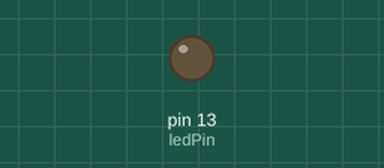
This sketch was run on a simulated Arduino Uno, built with avr-gcc and run on an emulated ATmega328P. Shown: output pins drawn as LEDs (lit = HIGH).

Above: at 3.0 s.
At 49.9 s:
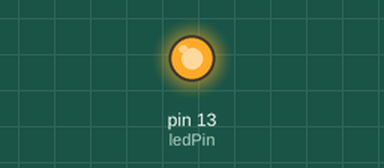
Timing chart, 0 to 52.1 s (numbered marks = the images above):
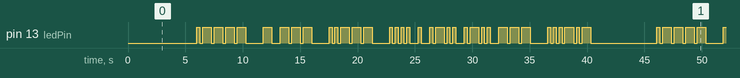

The sketch:

Task1.ino
```cpp
//////////////////////////////////////////////////////////////////////////////////////
///////////////////////////// 	Wiring   ///////////////////////////////////////////
//////////////////////////////////////////////////////////////////////////////////////
/* ARDUINO UNO
 *
 ** pin13 --------------- R=220Ohms  --- Led+
 ** Gnd   --------------- Led-
 *
 */

//////////////////////////////////////////////////////////////////////////////////////
/////////////////////////////  Code  /////////////////////////////////////////////////
//////////////////////////////////////////////////////////////////////////////////////

////////////// Constants ///////////////////////////////////////////////////////////
const int ledPin = 13; // LED pin
const unsigned long dotDuration = 250; // Point duration in milliseconds

///////////// emission variables ////////////////////////////////////////////////////
unsigned long lastTime_Led = 0; //date on which led was switched on or off
unsigned long duration_Led = 0; // Length of time LED must remain on or off
String MessageToSend = ""; // plain text message to send
String MessageToSendMorse = ""; // morse code message to be sent with ";" morse code character separator and "/" letter separator
char MorseCharacterToSend = ' '; // morse code to be sent
int index_MorseCharacterToSend = -1; // morse code index to send

/////////////  Process Variables ////////////////////////////////////////////////////
unsigned long lastTime_Process = 0; // date when we last processed our data
const unsigned long Periode_Process = 1000; // Time in milliseconds between two processes

void setup()
{
	// put your setup code here, to run once:
	Serial.begin(9600);
	pinMode(ledPin, OUTPUT);
}

void loop()
{
	// put your main code here, to run repeatedly
	unsigned long currentTime = millis();

	// The LED flashes at the appropriate moment
	if (currentTime - lastTime_Led > duration_Led) {
    	MorseCharacterToSend = Next_MorseCharacterToSend();
    	switch_Led_State(ledPin, MorseCharacterToSend);
    	duration_Led = Next_duration_Led(MorseCharacterToSend);
    	lastTime_Led = currentTime;
	}

	// See if you have a message to send
	if (currentTime - lastTime_Process > Periode_Process) {
    	// see if you've finished transmitting the previous message
    	if (MessageToSendMorse == "") {
        	delay(5000);
        	MessageToSend = "1 to 2 Hello";
        	MessageToSendMorse = PlainToMorse(MessageToSend);
        	MessageToSend = "";
    	}
	}

} // end Loop

///////////////////////////////////////////////////////////////////////////////////////////////////////////////////
//////////////////////////////////// Usefull Functions  /////////////////////////////////////////////////////////////
///////////////////////////////////////////////////////////////////////////////////////////////////////////////////


// Function that changes the status LED according to the Morse code to be sent
void switch_Led_State(int ledPin, char c)
{
	if (c == '.') {
    	digitalWrite(ledPin, HIGH);
	}
	if (c == '-') {
    	digitalWrite(ledPin, HIGH);
	}
	if (c == ';') {
    	digitalWrite(ledPin, LOW);
	}
	if (c == '/') {
    	digitalWrite(ledPin, LOW);
	}
	if (c == ' ') {
    	digitalWrite(ledPin, LOW);
	}
}

// Function that returns the next Morse code to be sent or an empty code if all codes have been sent.
char Next_MorseCharacterToSend()
{
	index_MorseCharacterToSend += 1;
	//check whether you've reached the end of the morse characters or not
	if (index_MorseCharacterToSend >= MessageToSendMorse.length()) {
    	MessageToSendMorse = ""; // we've sent the whole message so we can reset it
    	index_MorseCharacterToSend = -1;
    	return (' ');
	}
	return (MessageToSendMorse.charAt(index_MorseCharacterToSend));
}

// Function which returns the time in milliseconds during which the LED must remain off or on according to the Morse code given as an argument.
unsigned long Next_duration_Led(char c)
{
	if (c == '.') {
    	return (dotDuration);
	}
	if (c == '-') {
    	return (dotDuration * 3);
	}
	if (c == ';') {
    	return (dotDuration);
	} // the LED is switched off for 1 beat between each Morse code character
	if (c == '/') {
    	return (dotDuration * 3);
	} // the LED is switched off for 3 beats when the word is changed
	if (c == ' ') {
    	return (dotDuration);
	} // If there are no more characters to transmit, we wait 1 time before checking if there are any new characters.
}

String PlainToMorse(String plainText)
{
	String morseCode = "";

	for (int i = 0; i < plainText.length(); i++) {
    	char c = toupper(plainText.charAt(i));

    	switch (c) {
    	case 'A':
        	morseCode += ".;-/";
        	break;
    	case 'B':
        	morseCode += "-;.;.;./";
        	break;
    	case 'C':
        	morseCode += "-;.;-;./";
        	break;
    	case 'D':
        	morseCode += "-;.;./";
        	break;
    	case 'E':
        	morseCode += "./";
        	break;
    	case 'F':
        	morseCode += ".;.;-;./";
        	break;
    	case 'G':
        	morseCode += "-;-;./";
        	break;
    	case 'H':
        	morseCode += ".;.;.;./";
        	break;
    	case 'I':
        	morseCode += ".;./";
        	break;
    	case 'J':
        	morseCode += ".;-;-;-/";
        	break;
    	case 'K':
        	morseCode += "-;.;-/";
        	break;
    	case 'L':
        	morseCode += ".;-;.;./";
        	break;
    	case 'M':
        	morseCode += "-;-/";
        	break;
    	case 'N':
        	morseCode += "-;./";
        	break;
    	case 'O':
        	morseCode += "-;-;-/";
        	break;
    	case 'P':
        	morseCode += ".;-;-;./";
        	break;
    	case 'Q':
        	morseCode += "-;-;.;-/";
        	break;
    	case 'R':
        	morseCode += ".;-;./";
        	break;
    	case 'S':
        	morseCode += ".;.;./";
        	break;
    	case 'T':
        	morseCode += "-/";
        	break;
    	case 'U':
        	morseCode += ".;.;-/";
        	break;
    	case 'V':
        	morseCode += ".;.;.;-/";
        	break;
    	case 'W':
        	morseCode += ".;-;-/";
        	break;
    	case 'X':
        	morseCode += "-;.;.;-/";
        	break;
    	case 'Y':
        	morseCode += "-;.;-;-/";
        	break;
    	case 'Z':
        	morseCode += "-;-;.;./";
        	break;
    	case '0':
        	morseCode += "-;-;-;-;-/";
        	break;
    	case '1':
        	morseCode += ".;-;-;-;-/";
        	break;
    	case '2':
        	morseCode += ".;.;-;-;-/";
        	break;
    	case '3':
        	morseCode += ".;.;.;-;-/";
        	break;
    	case '4':
        	morseCode += ".;.;.;.;-/";
        	break;
    	case '5':
        	morseCode += ".;.;.;.;./";
        	break;
    	case '6':
        	morseCode += "-;.;.;.;./";
        	break;
    	case '7':
        	morseCode += "-;-;.;.;./";
        	break;
    	case '8':
        	morseCode += "-;-;-;.;./";
        	break;
    	case '9':
        	morseCode += "-;-;-;-;./";
        	break;
    	case ' ':
        	morseCode += "/"; // if there's a space, add "/" to create a "//" between words (6 beats)
        	break;
    	default:
        	// If the character is not a letter or number, ignore it or treat it as you wish.
        	break;
    	}

	} // end for
	// we add the ,Morse code corresponding to the end of the instruction
	morseCode += "/.;.;.;-;.;-/";
	return morseCode;
}
```

Measured:
- by itself, pin 13 (ledPin): moves between LOW and HIGH, repeating every 40.1 s
- by itself, everything shown: repeats every 40.1 s, in 72 steps
